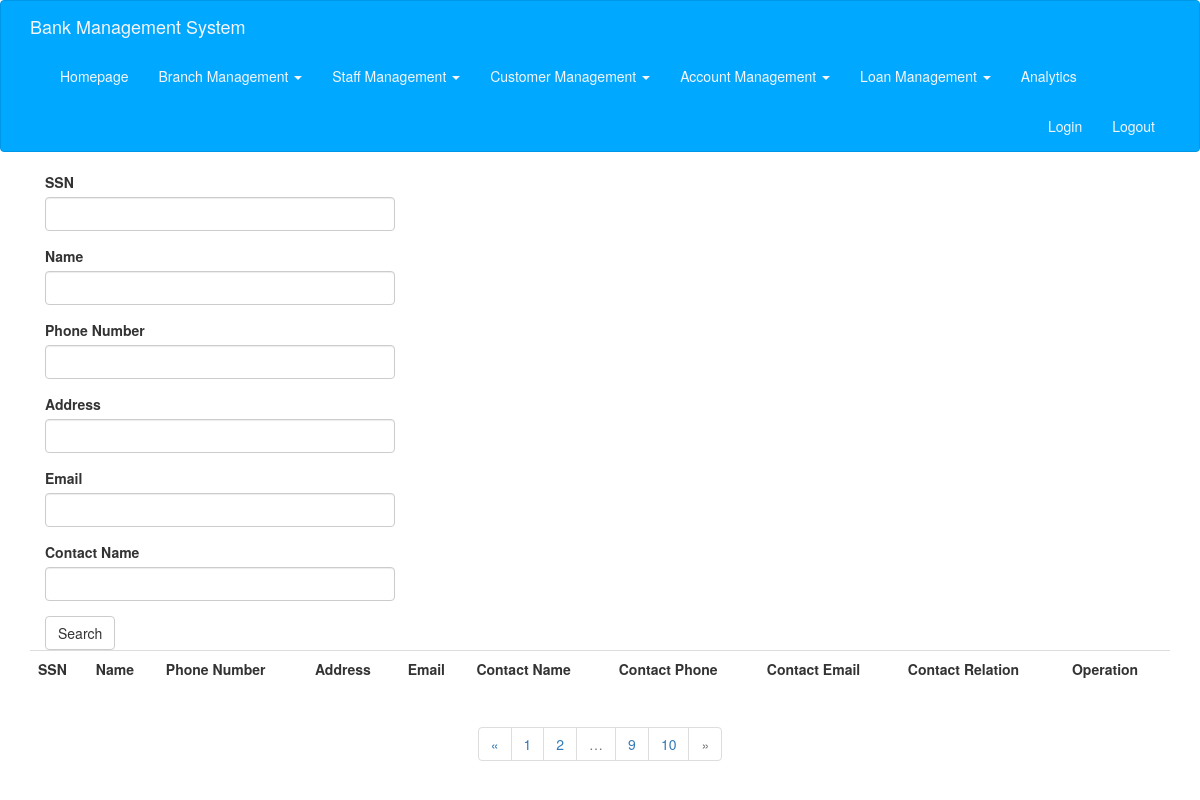
Before: /client?page=99 (signed in) with the older database file.
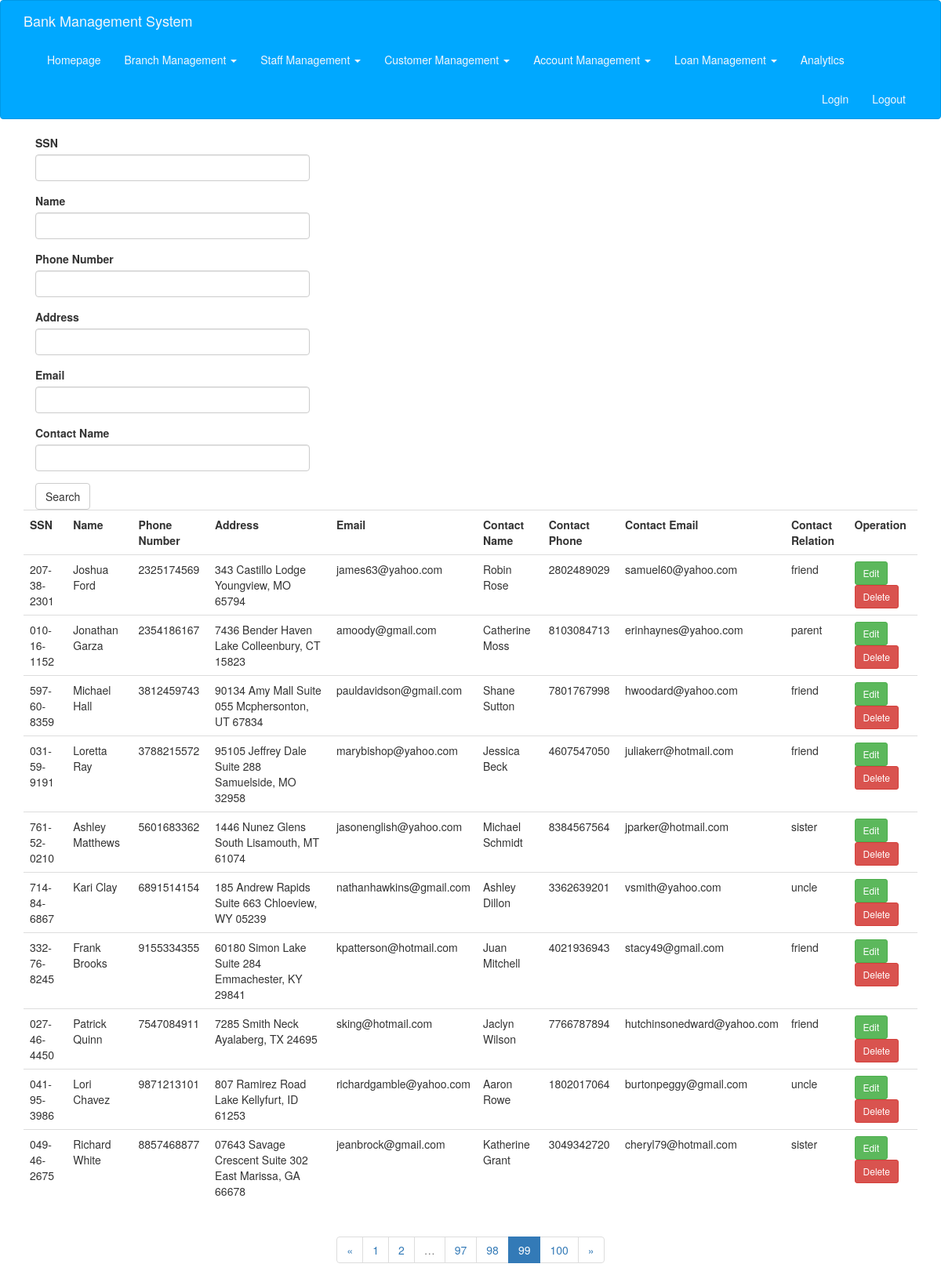
After: the same page with the newer database file.
### app/models.py (models this page shows)
class Client(db.Model):
    __tablename__ = 'clients'
    id = db.Column(db.String(20), primary_key=True)
    name = db.Column(db.String(20))
    phone = db.Column(db.String(15))
    address = db.Column(db.String(256))
    email = db.Column(db.String(30), default='')
    contact_name = db.Column(db.String(20))
    contact_phone = db.Column(db.String(15), default='')
    contact_email = db.Column(db.String(30), default='')
    contact_relation = db.Column(
        db.String(40), default='Prefer not to disclose')
    loans = db.relationship(
        'HasLoan',
        foreign_keys=[HasLoan.client_id],
        backref=db.backref('client', lazy='joined'),
        lazy='dynamic',
        cascade='all, delete-orphan'
    )
    saving_accounts = db.relationship(
        'ClientSaving',
        foreign_keys=[ClientSaving.client_id],
        backref=db.backref('client', lazy='joined'),
        lazy='dynamic',
        cascade='all, delete-orphan'
    )
    check_accounts = db.relationship(
        'ClientCheck',
        foreign_keys=[ClientCheck.client_id],
        backref=db.backref('client', lazy='joined'),
        lazy='dynamic',
        cascade='all, delete-orphan'
    )

### app/main/views.py (the view, shortened to what this page needs)
@main.route('/client', methods=['GET', 'POST'])
@login_required
def client():
    form = ClientSearchForm()
    query = Client.query
    search_client_id = request.cookies.get('search_client_id', '')
    search_client_name = request.cookies.get('search_client_name', '')
    search_client_phone = request.cookies.get('search_client_phone', '')
    search_client_email = request.cookies.get('search_client_email', '')
    search_client_address = request.cookies.get('search_client_address', '')
    search_client_contact_name = request.cookies.get(
        'search_client_contact_name', '')
    if search_client_id != '':
        query = query.filter_by(id=search_client_id)
        form.id.data = search_client_id
    if search_client_name != '':
        query = query.filter(Client.name.like('%' + search_client_name + '%'))
        form.name.data = search_client_name
    if search_client_phone != '':
        query = query.filter_by(phone=search_client_phone)
        form.phone.data = search_client_phone
    if search_client_email != '':
        query = query.filter_by(email=search_client_email)
        form.email.data = search_client_email
    if search_client_address != '':
        query = query.filter(Client.address.like(
            '%' + search_client_address + '%'))
        form.address.data = search_client_address
    if search_client_contact_name != '':
        query = query.filter(Client.contact_name.like(
            '%' + search_client_contact_name + '%'))
        form.contact_name.data = search_client_contact_name
    page = request.args.get('page', 1, type=int)
    pagination = query.paginate(
        page, per_page=current_app.config['ITEMS_PER_PAGE'], error_out=False)
    clients = pagination.items
    return render_template('client.html', form=form, clients=clients, pagination=pagination)

### app/main/forms.py
class ClientSearchForm(FlaskForm):
    id = StringField("SSN", validators=[
        Optional(),
        Regexp(r'^(?!000|.+0{4})(?:\d{9}|\d{3}-\d{2}-\d{4})$', 0,
            "SSN is invalid")
    ])
    name = StringField("Name")
    phone = StringField("Phone Number")
    address = StringField("Address")
    email=StringField("Email")
    contact_name = StringField("Contact Name")
    submit = SubmitField("Search")

### app/models.py (called while the page is built)
@login_manager.user_loader
def load_user(user_id):
    return SystemUser.query.get(user_id)

### app/templates/client.html (shortened to what this page needs)
{% extends "base.html" %}
{% import "bootstrap/wtf.html" as wtf %}
{% import "_macros.html" as macros %}
{% block page_content %}
<div class="col-md-4">
    {{ wtf.quick_form(form) }}
</div>
{% include '_client.html' %}
{% if pagination %}
<div class="pagination">
    {{ macros.pagination_widget(pagination, '.client') }}
</div>
{% endif %}
{% endblock %}

### app/templates/base.html (shortened to what this page needs)
{% extends "bootstrap/base.html" %}
{% import "bootstrap/fixes.html" as fixes %}
{% import "bootstrap/wtf.html" as wtf %}
{% import "bootstrap/utils.html" as util %}
{% block head %}
{{ super() }}
<link rel="stylesheet" type="text/css" href="{{ url_for('static', filename='styles.css') }}">
<link rel="stylesheet" type="text/css" href="https://cdnjs.cloudflare.com/ajax/libs/bootstrap-datepicker/1.9.0/css/bootstrap-datepicker3.standalone.css">
{% endblock %}
{% block navbar %}
<div class="navbar navbar-default" role="navigation">
    <div class="container">
        <div class="navbar-header">
            <a class="navbar-brand" href="{{ url_for('main.index') }}">Bank Management System</a>
        </div>
        <div class="navbar-collapse collapse">
            <ul class="nav navbar-nav">
                <li><a href="{{ url_for('main.index') }}">Homepage</a></li>
                <li class="dropdown">
                    <a href="#" class="dropdown-toggle" data-toggle="dropdown">
                        Branch Management <b class="caret"></b>
                    </a>
                </li>
                <li class="dropdown">
                    <a href="#" class="dropdown-toggle" data-toggle="dropdown">
                        Staff Management <b class="caret"></b>
                    </a>
                </li>
                <li class="dropdown">
                    <a href="#" class="dropdown-toggle" data-toggle="dropdown">
                        Customer Management <b class="caret"></b>
                    </a>
                </li>
                <li class="dropdown">
                    <a href="#" class="dropdown-toggle" data-toggle="dropdown">
                        Account Management <b class="caret"></b>
                    </a>
                </li>
                <li class="dropdown">
                    <a href="#" class="dropdown-toggle" data-toggle="dropdown">
                        Loan Management <b class="caret"></b>
                    </a>
                </li>
                <li><a href="{{ url_for('main.census', id='0')}}">Analytics</a></li>
             </ul>
             <ul class="nav navbar-nav navbar-right">
                <li><a href="{{ url_for('auth.login') }}">Login</a></li>
                <li><a href="{{ url_for('auth.logout') }}">Logout</a></li>
            </ul>
        </div>
    </div>
</div>
{% endblock %}
{% block content %}
<div class="container">
    {% block page_content %}{% endblock %}
</div>
{% endblock %}

### app/templates/_macros.html
{% macro pagination_widget(pagination, endpoint, fragment='') %}
<ul class="pagination">
    <li{% if not pagination.has_prev %} class="disabled"{% endif %}>
        <a href="{% if pagination.has_prev %}{{ url_for(endpoint, page=pagination.prev_num, **kwargs) }}{{ fragment }}{% else %}#{% endif %}">
            &laquo;
        </a>
    </li>
    {% for p in pagination.iter_pages() %}
        {% if p %}
            {% if p == pagination.page %}
            <li class="active">
                <a href="{{ url_for(endpoint, page = p, **kwargs) }}{{ fragment }}">{{ p }}</a>
            </li>
            {% else %}
            <li>
                <a href="{{ url_for(endpoint, page = p, **kwargs) }}{{ fragment }}">{{ p }}</a>
            </li>
            {% endif %}
        {% else %}
        <li class="disabled"><a href="#">&hellip;</a></li>
        {% endif %}
    {% endfor %}
    <li{% if not pagination.has_next %} class="disabled"{% endif %}>
        <a href="{% if pagination.has_next %}{{ url_for(endpoint, page=pagination.next_num, **kwargs) }}{{ fragment }}{% else %}#{% endif %}">
            &raquo;
        </a>
    </li>
</ul>
{% endmacro %}

### app/templates/_client.html
<table class="table table-hover">
    <tr>
        <th>SSN</th>
        <th>Name</th>
        <th>Phone Number</th>
        <th>Address</th>
        <th>Email</th>
        <th>Contact Name</th>
        <th>Contact Phone</th>
        <th>Contact Email</th>
        <th>Contact Relation</th>
        <th>Operation</th>
    </tr>
    {% for c in clients %}
    <tr>
        <td>{{ c.id }}</td>
        <td>{{ c.name }}</td>
        <td>{{ c.phone }}</td>
        <td>{{ c.address }} </td>
        <td>{{ c.email }} </td>
        <td>{{ c.contact_name }} </td>
        <td>{{ c.contact_phone }} </td>
        <td>{{ c.contact_email }} </td>
        <td>{{ c.contact_relation }} </td>
        <td>
                <a class="btn btn-success btn-sm" type="buttoon" href="{{ url_for('main.client_edit', client_id=c.id) }}">Edit</a>
                <a class="btn btn-danger btn-sm" type="button" href="{{ url_for('main.client_delete', id=c.id) }}">Delete</a>
        </td>
    </tr>
    {% endfor %}
</table>

### app/static/styles.css (style rules this page uses)
div.pagination { width: 100%; text-align: center; padding: 0px; margin: 0px; }
.navbar-default { background-color: #00a8ff; border-color: #0097e6; }
.navbar-default .navbar-brand { color: #f5f6fa; }
.navbar-default .navbar-nav > li > a { color: #f5f6fa; }
.navbar-default .navbar-collapse, .navbar-default .navbar-form { border-color: #f5f6fa; }

Changed rows visible on the page:
added Client: id "207-38-2301", name "Joshua Ford", phone "2325174569", address "343 Castillo Lodge Youngview, MO 65794", email "james63@yahoo.com", contact_name "Robin Rose", contact_phone "2802489029", contact_email "samuel60@yahoo.com", contact_relation "friend"
added Client: id "010-16-1152", name "Jonathan Garza", phone "2354186167", address "7436 Bender Haven Lake Colleenbury, CT 15823", email "amoody@gmail.com", contact_name "Catherine Moss", contact_phone "8103084713", contact_email "erinhaynes@yahoo.com", contact_relation "parent"
added Client: id "597-60-8359", name "Michael Hall", phone "3812459743", address "90134 Amy Mall Suite 055 Mcphersonton, UT 67834", email "pauldavidson@gmail.com", contact_name "Shane Sutton", contact_phone "7801767998", contact_email "hwoodard@yahoo.com", contact_relation "friend"
added Client: id "031-59-9191", name "Loretta Ray", phone "3788215572", address "95105 Jeffrey Dale Suite 288 Samuelside, MO 32958", email "marybishop@yahoo.com", contact_name "Jessica Beck", contact_phone "4607547050", contact_email "juliakerr@hotmail.com", contact_relation "friend"
added Client: id "761-52-0210", name "Ashley Matthews", phone "5601683362", address "1446 Nunez Glens South Lisamouth, MT 61074", email "jasonenglish@yahoo.com", contact_name "Michael Schmidt", contact_phone "8384567564", contact_email "jparker@hotmail.com", contact_relation "sister"
added Client: id "714-84-6867", name "Kari Clay", phone "6891514154", address "185 Andrew Rapids Suite 663 Chloeview, WY 05239", email "nathanhawkins@gmail.com", contact_name "Ashley Dillon", contact_phone "3362639201", contact_email "vsmith@yahoo.com", contact_relation "uncle"
added Client: id "332-76-8245", name "Frank Brooks", phone "9155334355", address "60180 Simon Lake Suite 284 Emmachester, KY 29841", email "kpatterson@hotmail.com", contact_name "Juan Mitchell", contact_phone "4021936943", contact_email "stacy49@gmail.com", contact_relation "friend"
added Client: id "027-46-4450", name "Patrick Quinn", phone "7547084911", address "7285 Smith Neck Ayalaberg, TX 24695", email "sking@hotmail.com", contact_name "Jaclyn Wilson", contact_phone "7766787894", contact_email "hutchinsonedward@yahoo.com", contact_relation "friend"
added Client: id "041-95-3986", name "Lori Chavez", phone "9871213101", address "807 Ramirez Road Lake Kellyfurt, ID 61253", email "richardgamble@yahoo.com", contact_name "Aaron Rowe", contact_phone "1802017064", contact_email "burtonpeggy@gmail.com", contact_relation "uncle"
added Client: id "049-46-2675", name "Richard White", phone "8857468877", address "07643 Savage Crescent Suite 302 East Marissa, GA 66678", email "jeanbrock@gmail.com", contact_name "Katherine Grant", contact_phone "3049342720", contact_email "cheryl79@hotmail.com", contact_relation "sister"
Other visible differences:
new list line: "97"
new list line: "98"
new list line: "99"
new list line: "100"
list line gone: "9"
list line gone: "10"
